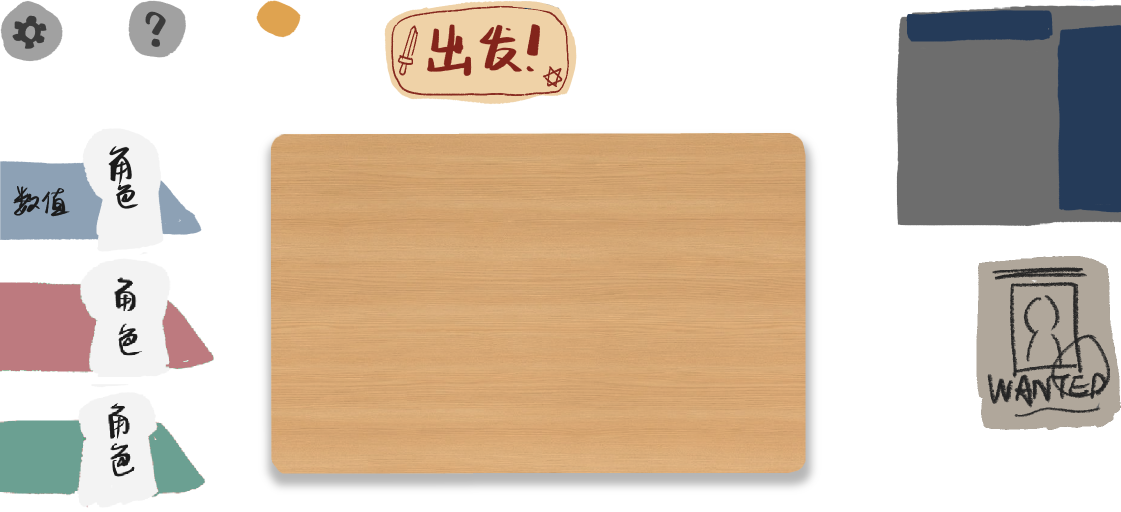
#> input picture Art/UI/UI1.png, 2241 x 1024 px, found by its file name (shown at 1/2 size)
$ python slice_ui_assets.py
#> lines starting #> are read from the running program, lines starting #| are printed output that depends on the picture
from collections import deque
from pathlib import Path

from PIL import Image


ROOT = Path(r"E:\LargeScaleTestArea\Syncark03\syncark-03")
UI_DIR = ROOT / "Art" / "UI"
OUT_DIR = UI_DIR / "Slices"
OUT_DIR.mkdir(exist_ok=True)


SPECS = {
    "UI1.png": {
        "ui1_settings_icon": (1, 1, 125, 122),
        "ui1_help_icon": (256, 0, 372, 115),
        "ui1_coin_marker": (512, 0, 601, 75),
        "ui1_depart_sign": (768, 0, 1153, 208),
        "ui1_role_tag_top": (0, 256, 403, 503),
        "ui1_role_tag_mid": (0, 516, 427, 753),
        "ui1_role_tag_bottom": (0, 784, 410, 1014),
        "ui1_board_wood": (541, 266, 1610, 946),
        "ui1_right_board": (1791, 8, 2240, 452),
        "ui1_wanted_poster": (1953, 512, 2240, 859),
    },
    "UI2.png": {
        "ui2_market_banner": (0, 0, 1386, 343),
        "ui2_inventory_banner": (5, 418, 1647, 765),
        "ui2_refresh_button": (511, 893, 722, 1022),
        "ui2_buy_button": (767, 966, 886, 1023),
        "ui2_sell_button": (1023, 966, 1142, 1023),
        "ui2_left_chip": (0, 884, 138, 1023),
        "ui2_mid_chip": (255, 884, 394, 1023),
        "ui2_left_arrow": (1279, 963, 1314, 1023),
        "ui2_right_arrow": (1534, 952, 1578, 1023),
    },
}


def is_background(pixel: tuple[int, int, int, int]) -> bool:
    r, g, b, a = pixel
    return a == 0 or (r <= 18 and g <= 18 and b <= 18)


def trim_background(source: Image.Image, bbox: tuple[int, int, int, int]) -> Image.Image:
    crop = source.crop((bbox[0], bbox[1], bbox[2] + 1, bbox[3] + 1)).convert("RGBA")
    w, h = crop.size
    pixels = crop.load()
    transparent = set()
    queue = deque()

    for x in range(w):
        queue.append((x, 0))
        queue.append((x, h - 1))
    for y in range(h):
        queue.append((0, y))
        queue.append((w - 1, y))

    while queue:
        x, y = queue.popleft()
        if (x, y) in transparent or not (0 <= x < w and 0 <= y < h):
            continue
        if not is_background(pixels[x, y]):
            continue
        transparent.add((x, y))
        queue.extend(((x + 1, y), (x - 1, y), (x, y + 1), (x, y - 1)))

    for x, y in transparent:
        pixels[x, y] = (0, 0, 0, 0)

    return crop


def main() -> None:
    for atlas_name, atlas_specs in SPECS.items():
        atlas = Image.open(UI_DIR / atlas_name).convert("RGBA")
#> atlas is the input picture: PIL image 2241x1024 RGBA; mean R, G, B, A 106, 90.1, 73.3, 146.4
        for output_name, bbox in atlas_specs.items():
            trim_background(atlas, bbox).save(OUT_DIR / f"{output_name}.png")
            print(output_name)
#> this loop made 10 passes
#> pass 1, in trim_background, `crop = source.crop((bbox[0], bbox[1], bbox[2] + 1, bbox[3] + 1)).conve..`:
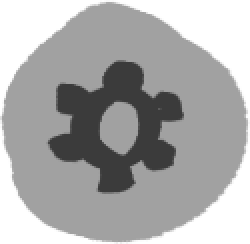
#> crop: PIL image 125x122 RGBA (shown 2 times larger); mean R, G, B, A 107.9, 107.9, 107.9, 185.8; transparent parts drawn white
#> pass 2, in trim_background (call 2), `crop = source.crop((bbox[0], bbox[1], bbox[2] + 1, bbox[3] + 1)).conve..`:
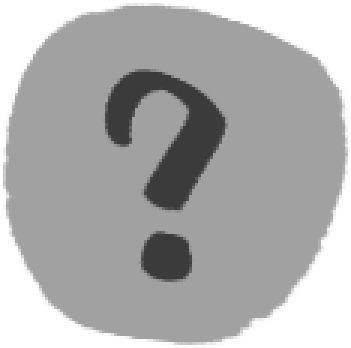
#> crop: PIL image 117x116 RGBA (shown 3 times larger); mean R, G, B, A 120.3, 120.3, 120.3, 195.8; transparent parts drawn white
#> pass 2 of the loop in main, `for atlas_name, atlas_specs in SPECS.items():`:
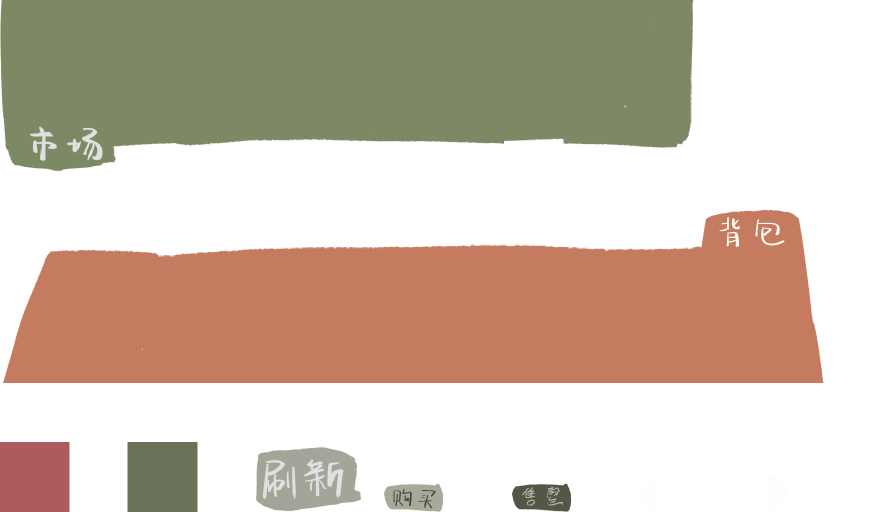
#> input picture Art/UI/UI2.png, 1792 x 1024 px, found by its file name (shown at 1/2 size)
#> in main, atlas is the input picture: PIL image 1792x1024 RGBA; mean R, G, B, A 81.6, 65.6, 50.9, 127.4
#> the loop in main, `for output_name, bbox in atlas_specs.items():` made 9 passes
#> pass 1, in trim_background (call 11), `crop = source.crop((bbox[0], bbox[1], bbox[2] + 1, bbox[3] + 1)).conve..`:
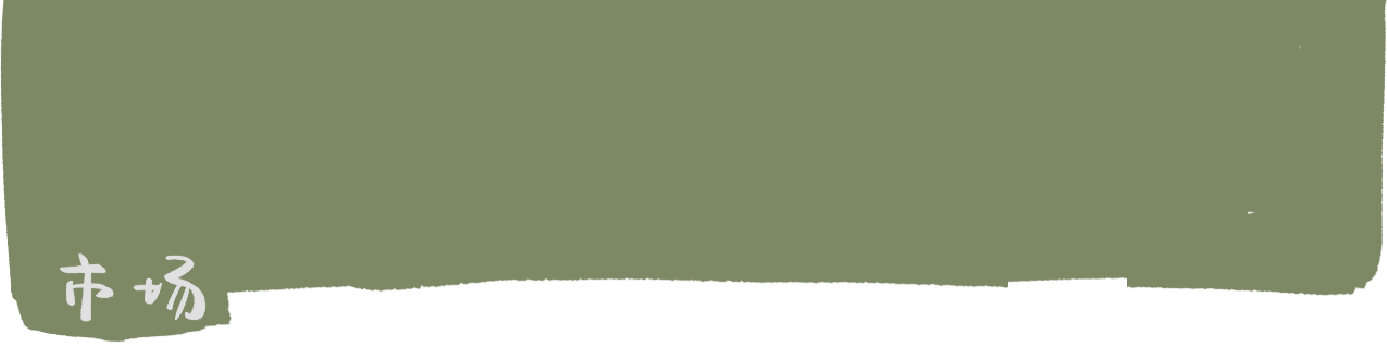
#> crop: PIL image 1387x344 RGBA; mean R, G, B, A 107, 116.3, 86.7, 215.6; transparent parts drawn white
#> pass 2, in trim_background (call 12), `crop = source.crop((bbox[0], bbox[1], bbox[2] + 1, bbox[3] + 1)).conve..`:
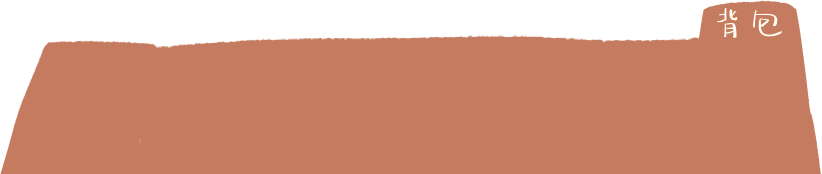
#> crop: PIL image 1643x348 RGBA (shown at 1/2 size); mean R, G, B, A 152.1, 95.2, 74.4, 195.1; transparent parts drawn white


if __name__ == "__main__":
    main()
